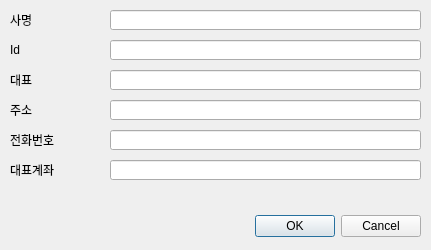
<?xml version="1.0" encoding="UTF-8"?>
<ui version="4.0">
 <class>DialogNewCompany</class>
 <widget class="QDialog" name="DialogNewCompany">
  <property name="geometry">
   <rect>
    <x>0</x>
    <y>0</y>
    <width>431</width>
    <height>250</height>
   </rect>
  </property>
  <property name="windowTitle">
   <string>Dialog</string>
  </property>
  <widget class="QDialogButtonBox" name="buttonBox">
   <property name="geometry">
    <rect>
     <x>80</x>
     <y>210</y>
     <width>341</width>
     <height>32</height>
    </rect>
   </property>
   <property name="orientation">
    <enum>Qt::Horizontal</enum>
   </property>
   <property name="standardButtons">
    <set>QDialogButtonBox::Cancel|QDialogButtonBox::Ok</set>
   </property>
  </widget>
  <widget class="QLabel" name="label">
   <property name="geometry">
    <rect>
     <x>10</x>
     <y>10</y>
     <width>91</width>
     <height>20</height>
    </rect>
   </property>
   <property name="text">
    <string>사명</string>
   </property>
  </widget>
  <widget class="QLineEdit" name="lineEdit_companyName">
   <property name="geometry">
    <rect>
     <x>110</x>
     <y>10</y>
     <width>311</width>
     <height>20</height>
    </rect>
   </property>
  </widget>
  <widget class="QLineEdit" name="lineEdit_companyId">
   <property name="geometry">
    <rect>
     <x>110</x>
     <y>40</y>
     <width>311</width>
     <height>20</height>
    </rect>
   </property>
  </widget>
  <widget class="QLabel" name="label_2">
   <property name="geometry">
    <rect>
     <x>10</x>
     <y>40</y>
     <width>91</width>
     <height>20</height>
    </rect>
   </property>
   <property name="text">
    <string>Id</string>
   </property>
  </widget>
  <widget class="QLabel" name="label_3">
   <property name="geometry">
    <rect>
     <x>10</x>
     <y>70</y>
     <width>91</width>
     <height>20</height>
    </rect>
   </property>
   <property name="text">
    <string>대표</string>
   </property>
  </widget>
  <widget class="QLineEdit" name="lineEdit_companyOwner">
   <property name="geometry">
    <rect>
     <x>110</x>
     <y>70</y>
     <width>311</width>
     <height>20</height>
    </rect>
   </property>
  </widget>
  <widget class="QLabel" name="label_4">
   <property name="geometry">
    <rect>
     <x>10</x>
     <y>130</y>
     <width>91</width>
     <height>20</height>
    </rect>
   </property>
   <property name="text">
    <string>전화번호</string>
   </property>
  </widget>
  <widget class="QLabel" name="label_5">
   <property name="geometry">
    <rect>
     <x>10</x>
     <y>160</y>
     <width>91</width>
     <height>20</height>
    </rect>
   </property>
   <property name="text">
    <string>대표계좌</string>
   </property>
  </widget>
  <widget class="QLineEdit" name="lineEdit_companyAddress">
   <property name="geometry">
    <rect>
     <x>110</x>
     <y>100</y>
     <width>311</width>
     <height>20</height>
    </rect>
   </property>
  </widget>
  <widget class="QLineEdit" name="lineEdit_companyPhoneNum">
   <property name="geometry">
    <rect>
     <x>110</x>
     <y>130</y>
     <width>311</width>
     <height>20</height>
    </rect>
   </property>
  </widget>
  <widget class="QLineEdit" name="lineEdit_companyAccount">
   <property name="geometry">
    <rect>
     <x>110</x>
     <y>160</y>
     <width>311</width>
     <height>20</height>
    </rect>
   </property>
  </widget>
  <widget class="QLabel" name="label_6">
   <property name="geometry">
    <rect>
     <x>10</x>
     <y>100</y>
     <width>91</width>
     <height>20</height>
    </rect>
   </property>
   <property name="text">
    <string>주소</string>
   </property>
  </widget>
 </widget>
 <resources/>
 <connections>
  <connection>
   <sender>buttonBox</sender>
   <signal>accepted()</signal>
   <receiver>DialogNewCompany</receiver>
   <slot>accept()</slot>
   <hints>
    <hint type="sourcelabel">
     <x>248</x>
     <y>254</y>
    </hint>
    <hint type="destinationlabel">
     <x>157</x>
     <y>274</y>
    </hint>
   </hints>
  </connection>
  <connection>
   <sender>buttonBox</sender>
   <signal>rejected()</signal>
   <receiver>DialogNewCompany</receiver>
   <slot>reject()</slot>
   <hints>
    <hint type="sourcelabel">
     <x>316</x>
     <y>260</y>
    </hint>
    <hint type="destinationlabel">
     <x>286</x>
     <y>274</y>
    </hint>
   </hints>
  </connection>
 </connections>
</ui>
